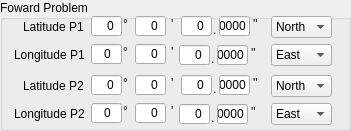
     <widget class="QGroupBox" name="groupBox_5">
      <property name="geometry">
       <rect>
        <x>33</x>
        <y>127</y>
        <width>351</width>
        <height>131</height>
       </rect>
      </property>
      <property name="title">
       <string>Foward Problem</string>
      </property>
      <widget class="QLineEdit" name="inv_lat1_sec_2">
       <property name="geometry">
        <rect>
         <x>219</x>
         <y>16</y>
         <width>31</width>
         <height>20</height>
        </rect>
       </property>
       <property name="mouseTracking">
        <bool>false</bool>
       </property>
       <property name="whatsThis">
        <string/>
       </property>
       <property name="accessibleDescription">
        <string/>
       </property>
       <property name="layoutDirection">
        <enum>Qt::RightToLeft</enum>
       </property>
       <property name="inputMask">
        <string>0009; </string>
       </property>
       <property name="text">
        <string>0000</string>
       </property>
       <property name="maxLength">
        <number>4</number>
       </property>
       <property name="echoMode">
        <enum>QLineEdit::Normal</enum>
       </property>
       <property name="cursorPosition">
        <number>4</number>
       </property>
       <property name="alignment">
        <set>Qt::AlignRight|Qt::AlignTrailing|Qt::AlignVCenter</set>
       </property>
      </widget>
      <widget class="QLabel" name="label_23">
       <property name="geometry">
        <rect>
         <x>123</x>
         <y>16</y>
         <width>16</width>
         <height>16</height>
        </rect>
       </property>
       <property name="text">
        <string>°</string>
       </property>
      </widget>
      <widget class="QLineEdit" name="inv_long1_sec">
       <property name="geometry">
        <rect>
         <x>179</x>
         <y>45</y>
         <width>31</width>
         <height>20</height>
        </rect>
       </property>
       <property name="inputMask">
        <string>09; </string>
       </property>
       <property name="text">
        <string>0</string>
       </property>
       <property name="maxLength">
        <number>2</number>
       </property>
       <property name="alignment">
        <set>Qt::AlignRight|Qt::AlignTrailing|Qt::AlignVCenter</set>
       </property>
      </widget>
      <widget class="QLineEdit" name="inv_lat1_sec">
       <property name="geometry">
        <rect>
         <x>181</x>
         <y>16</y>
         <width>31</width>
         <height>20</height>
        </rect>
       </property>
       <property name="inputMask">
        <string>09; </string>
       </property>
       <property name="text">
        <string>0</string>
       </property>
       <property name="maxLength">
        <number>2</number>
       </property>
       <property name="alignment">
        <set>Qt::AlignRight|Qt::AlignTrailing|Qt::AlignVCenter</set>
       </property>
      </widget>
      <widget class="QComboBox" name="comboBox_inv_lat1">
       <property name="geometry">
        <rect>
         <x>271</x>
         <y>16</y>
         <width>61</width>
         <height>22</height>
        </rect>
       </property>
       <item>
        <property name="text">
         <string>North</string>
        </property>
       </item>
       <item>
        <property name="text">
         <string>South</string>
        </property>
       </item>
      </widget>
      <widget class="QLineEdit" name="inv_long1_sec_2">
       <property name="geometry">
        <rect>
         <x>217</x>
         <y>45</y>
         <width>31</width>
         <height>20</height>
        </rect>
       </property>
       <property name="mouseTracking">
        <bool>false</bool>
       </property>
       <property name="whatsThis">
        <string/>
       </property>
       <property name="accessibleDescription">
        <string/>
       </property>
       <property name="layoutDirection">
        <enum>Qt::RightToLeft</enum>
       </property>
       <property name="inputMask">
        <string>0009; </string>
       </property>
       <property name="text">
        <string>0000</string>
       </property>
       <property name="maxLength">
        <number>4</number>
       </property>
       <property name="echoMode">
        <enum>QLineEdit::Normal</enum>
       </property>
       <property name="cursorPosition">
        <number>4</number>
       </property>
       <property name="alignment">
        <set>Qt::AlignRight|Qt::AlignTrailing|Qt::AlignVCenter</set>
       </property>
      </widget>
      <widget class="QComboBox" name="comboBox_inv_long1">
       <property name="geometry">
        <rect>
         <x>271</x>
         <y>44</y>
         <width>61</width>
         <height>22</height>
        </rect>
       </property>
       <item>
        <property name="text">
         <string>East</string>
        </property>
       </item>
       <item>
        <property name="text">
         <string>West</string>
        </property>
       </item>
      </widget>
      <widget class="QLineEdit" name="inv_lat1_deg">
       <property name="geometry">
        <rect>
         <x>91</x>
         <y>16</y>
         <width>31</width>
         <height>20</height>
        </rect>
       </property>
       <property name="cursor">
        <cursorShape>IBeamCursor</cursorShape>
       </property>
       <property name="inputMask">
        <string>09; </string>
       </property>
       <property name="text">
        <string>0</string>
       </property>
       <property name="maxLength">
        <number>2</number>
       </property>
       <property name="cursorPosition">
        <number>2</number>
       </property>
       <property name="alignment">
        <set>Qt::AlignRight|Qt::AlignTrailing|Qt::AlignVCenter</set>
       </property>
      </widget>
      <widget class="QLabel" name="label_48">
       <property name="geometry">
        <rect>
         <x>211</x>
         <y>51</y>
         <width>16</width>
         <height>16</height>
        </rect>
       </property>
       <property name="text">
        <string>.</string>
       </property>
      </widget>
      <widget class="QLabel" name="label_25">
       <property name="geometry">
        <rect>
         <x>171</x>
         <y>16</y>
         <width>16</width>
         <height>16</height>
        </rect>
       </property>
       <property name="text">
        <string>'</string>
       </property>
      </widget>
      <widget class="QLabel" name="label_26">
       <property name="geometry">
        <rect>
         <x>253</x>
         <y>16</y>
         <width>16</width>
         <height>16</height>
        </rect>
       </property>
       <property name="text">
        <string>''</string>
       </property>
      </widget>
      <widget class="QLabel" name="label_27">
       <property name="geometry">
        <rect>
         <x>123</x>
         <y>44</y>
         <width>16</width>
         <height>16</height>
        </rect>
       </property>
       <property name="text">
        <string>°</string>
       </property>
      </widget>
      <widget class="QLabel" name="label_31">
       <property name="geometry">
        <rect>
         <x>14</x>
         <y>47</y>
         <width>71</width>
         <height>16</height>
        </rect>
       </property>
       <property name="text">
        <string>Longitude P1:</string>
       </property>
      </widget>
      <widget class="QLabel" name="label_49">
       <property name="geometry">
        <rect>
         <x>213</x>
         <y>22</y>
         <width>16</width>
         <height>16</height>
        </rect>
       </property>
       <property name="text">
        <string>.</string>
       </property>
      </widget>
      <widget class="QLineEdit" name="inv_lat1_min">
       <property name="geometry">
        <rect>
         <x>135</x>
         <y>16</y>
         <width>31</width>
         <height>20</height>
        </rect>
       </property>
       <property name="inputMask">
        <string>09; </string>
       </property>
       <property name="text">
        <string>0</string>
       </property>
       <property name="maxLength">
        <number>2</number>
       </property>
       <property name="alignment">
        <set>Qt::AlignRight|Qt::AlignTrailing|Qt::AlignVCenter</set>
       </property>
      </widget>
      <widget class="QLabel" name="label_32">
       <property name="geometry">
        <rect>
         <x>171</x>
         <y>44</y>
         <width>16</width>
         <height>16</height>
        </rect>
       </property>
       <property name="text">
        <string>'</string>
       </property>
      </widget>
      <widget class="QLineEdit" name="inv_long1_min">
       <property name="geometry">
        <rect>
         <x>135</x>
         <y>44</y>
         <width>31</width>
         <height>20</height>
        </rect>
       </property>
       <property name="inputMask">
        <string>09; </string>
       </property>
       <property name="text">
        <string>0</string>
       </property>
       <property name="maxLength">
        <number>2</number>
       </property>
       <property name="alignment">
        <set>Qt::AlignRight|Qt::AlignTrailing|Qt::AlignVCenter</set>
       </property>
      </widget>
      <widget class="QLabel" name="label_33">
       <property name="geometry">
        <rect>
         <x>23</x>
         <y>19</y>
         <width>61</width>
         <height>16</height>
        </rect>
       </property>
       <property name="text">
        <string>Latitude P1:</string>
       </property>
      </widget>
      <widget class="QLabel" name="label_34">
       <property name="geometry">
        <rect>
         <x>251</x>
         <y>45</y>
         <width>16</width>
         <height>16</height>
        </rect>
       </property>
       <property name="text">
        <string>''</string>
       </property>
      </widget>
      <widget class="QLineEdit" name="inv_long1_deg">
       <property name="geometry">
        <rect>
         <x>91</x>
         <y>44</y>
         <width>31</width>
         <height>20</height>
        </rect>
       </property>
       <property name="inputMask">
        <string>009; </string>
       </property>
       <property name="text">
        <string>0</string>
       </property>
       <property name="maxLength">
        <number>3</number>
       </property>
       <property name="alignment">
        <set>Qt::AlignRight|Qt::AlignTrailing|Qt::AlignVCenter</set>
       </property>
      </widget>
      <widget class="QLabel" name="label_50">
       <property name="geometry">
        <rect>
         <x>211</x>
         <y>110</y>
         <width>16</width>
         <height>16</height>
        </rect>
       </property>
       <property name="text">
        <string>.</string>
       </property>
      </widget>
      <widget class="QComboBox" name="comboBox_inv_long2">
       <property name="geometry">
        <rect>
         <x>271</x>
         <y>103</y>
         <width>61</width>
         <height>22</height>
        </rect>
       </property>
       <item>
        <property name="text">
         <string>East</string>
        </property>
       </item>
       <item>
        <property name="text">
         <string>West</string>
        </property>
       </item>
      </widget>
      <widget class="QLineEdit" name="inv_long2_min">
       <property name="geometry">
        <rect>
         <x>135</x>
         <y>103</y>
         <width>31</width>
         <height>20</height>
        </rect>
       </property>
       <property name="inputMask">
        <string>09; </string>
       </property>
       <property name="text">
        <string>0</string>
       </property>
       <property name="maxLength">
        <number>2</number>
       </property>
       <property name="alignment">
        <set>Qt::AlignRight|Qt::AlignTrailing|Qt::AlignVCenter</set>
       </property>
      </widget>
      <widget class="QLabel" name="label_24">
       <property name="geometry">
        <rect>
         <x>123</x>
         <y>75</y>
         <width>16</width>
         <height>16</height>
        </rect>
       </property>
       <property name="text">
        <string>°</string>
       </property>
      </widget>
      <widget class="QComboBox" name="comboBox_inv_lat2">
       <property name="geometry">
        <rect>
         <x>271</x>
         <y>75</y>
         <width>61</width>
         <height>22</height>
        </rect>
       </property>
       <item>
        <property name="text">
         <string>North</string>
        </property>
       </item>
       <item>
        <property name="text">
         <string>South</string>
        </property>
       </item>
      </widget>
      <widget class="QLabel" name="label_35">
       <property name="geometry">
        <rect>
         <x>251</x>
         <y>104</y>
         <width>16</width>
         <height>16</height>
        </rect>
       </property>
       <property name="text">
        <string>''</string>
       </property>
      </widget>
      <widget class="QLineEdit" name="inv_long2_sec">
       <property name="geometry">
        <rect>
         <x>179</x>
         <y>104</y>
         <width>31</width>
         <height>20</height>
        </rect>
       </property>
       <property name="inputMask">
        <string>09; </string>
       </property>
       <property name="text">
        <string>0</string>
       </property>
       <property name="maxLength">
        <number>2</number>
       </property>
       <property name="alignment">
        <set>Qt::AlignRight|Qt::AlignTrailing|Qt::AlignVCenter</set>
       </property>
      </widget>
      <widget class="QLabel" name="label_28">
       <property name="geometry">
        <rect>
         <x>253</x>
         <y>75</y>
         <width>16</width>
         <height>16</height>
        </rect>
       </property>
       <property name="text">
        <string>''</string>
       </property>
      </widget>
      <widget class="QLineEdit" name="inv_lat2_min">
       <property name="geometry">
        <rect>
         <x>135</x>
         <y>75</y>
         <width>31</width>
         <height>20</height>
        </rect>
       </property>
       <property name="inputMask">
        <string>09; </string>
       </property>
       <property name="text">
        <string>0</string>
       </property>
       <property name="maxLength">
        <number>2</number>
       </property>
       <property name="alignment">
        <set>Qt::AlignRight|Qt::AlignTrailing|Qt::AlignVCenter</set>
       </property>
      </widget>
      <widget class="QLabel" name="label_36">
       <property name="geometry">
        <rect>
         <x>23</x>
         <y>78</y>
         <width>61</width>
         <height>16</height>
        </rect>
       </property>
       <property name="text">
        <string>Latitude P2:</string>
       </property>
      </widget>
      <widget class="QLineEdit" name="inv_lat2_deg">
       <property name="geometry">
        <rect>
         <x>91</x>
         <y>75</y>
         <width>31</width>
         <height>20</height>
        </rect>
       </property>
       <property name="cursor">
        <cursorShape>IBeamCursor</cursorShape>
       </property>
       <property name="inputMask">
        <string>09; </string>
       </property>
       <property name="text">
        <string>0</string>
       </property>
       <property name="maxLength">
        <number>2</number>
       </property>
       <property name="cursorPosition">
        <number>2</number>
       </property>
       <property name="alignment">
        <set>Qt::AlignRight|Qt::AlignTrailing|Qt::AlignVCenter</set>
       </property>
      </widget>
      <widget class="QLineEdit" name="inv_long2_sec_2">
       <property name="geometry">
        <rect>
         <x>217</x>
         <y>104</y>
         <width>31</width>
         <height>20</height>
        </rect>
       </property>
       <property name="mouseTracking">
        <bool>false</bool>
       </property>
       <property name="whatsThis">
        <string/>
       </property>
       <property name="accessibleDescription">
        <string/>
       </property>
       <property name="layoutDirection">
        <enum>Qt::RightToLeft</enum>
       </property>
       <property name="inputMask">
        <string>0009; </string>
       </property>
       <property name="text">
        <string>0000</string>
       </property>
       <property name="maxLength">
        <number>4</number>
       </property>
       <property name="echoMode">
        <enum>QLineEdit::Normal</enum>
       </property>
       <property name="cursorPosition">
        <number>4</number>
       </property>
       <property name="alignment">
        <set>Qt::AlignRight|Qt::AlignTrailing|Qt::AlignVCenter</set>
       </property>
      </widget>
      <widget class="QLineEdit" name="inv_long2_deg">
       <property name="geometry">
        <rect>
         <x>91</x>
         <y>103</y>
         <width>31</width>
         <height>20</height>
        </rect>
       </property>
       <property name="inputMask">
        <string>009; </string>
       </property>
       <property name="text">
        <string>0</string>
       </property>
       <property name="maxLength">
        <number>3</number>
       </property>
       <property name="alignment">
        <set>Qt::AlignRight|Qt::AlignTrailing|Qt::AlignVCenter</set>
       </property>
      </widget>
      <widget class="QLabel" name="label_47">
       <property name="geometry">
        <rect>
         <x>14</x>
         <y>106</y>
         <width>71</width>
         <height>16</height>
        </rect>
       </property>
       <property name="text">
        <string>Longitude P2:</string>
       </property>
      </widget>
      <widget class="QLineEdit" name="inv_lat2_sec">
       <property name="geometry">
        <rect>
         <x>181</x>
         <y>75</y>
         <width>31</width>
         <height>20</height>
        </rect>
       </property>
       <property name="inputMask">
        <string>09; </string>
       </property>
       <property name="text">
        <string>0</string>
       </property>
       <property name="maxLength">
        <number>2</number>
       </property>
       <property name="alignment">
        <set>Qt::AlignRight|Qt::AlignTrailing|Qt::AlignVCenter</set>
       </property>
      </widget>
      <widget class="QLabel" name="label_60">
       <property name="geometry">
        <rect>
         <x>171</x>
         <y>103</y>
         <width>16</width>
         <height>16</height>
        </rect>
       </property>
       <property name="text">
        <string>'</string>
       </property>
      </widget>
      <widget class="QLabel" name="label_29">
       <property name="geometry">
        <rect>
         <x>123</x>
         <y>103</y>
         <width>16</width>
         <height>16</height>
        </rect>
       </property>
       <property name="text">
        <string>°</string>
       </property>
      </widget>
      <widget class="QLabel" name="label_30">
       <property name="geometry">
        <rect>
         <x>171</x>
         <y>75</y>
         <width>16</width>
         <height>16</height>
        </rect>
       </property>
       <property name="text">
        <string>'</string>
       </property>
      </widget>
      <widget class="QLineEdit" name="inv_lat2_sec_2">
       <property name="geometry">
        <rect>
         <x>219</x>
         <y>75</y>
         <width>31</width>
         <height>20</height>
        </rect>
       </property>
       <property name="mouseTracking">
        <bool>false</bool>
       </property>
       <property name="whatsThis">
        <string/>
       </property>
       <property name="accessibleDescription">
        <string/>
       </property>
       <property name="layoutDirection">
        <enum>Qt::RightToLeft</enum>
       </property>
       <property name="inputMask">
        <string>0009; </string>
       </property>
       <property name="text">
        <string>0000</string>
       </property>
       <property name="maxLength">
        <number>4</number>
       </property>
       <property name="echoMode">
        <enum>QLineEdit::Normal</enum>
       </property>
       <property name="cursorPosition">
        <number>4</number>
       </property>
       <property name="alignment">
        <set>Qt::AlignRight|Qt::AlignTrailing|Qt::AlignVCenter</set>
       </property>
      </widget>
      <widget class="QLabel" name="label_61">
       <property name="geometry">
        <rect>
         <x>213</x>
         <y>81</y>
         <width>16</width>
         <height>16</height>
        </rect>
       </property>
       <property name="text">
        <string>.</string>
       </property>
      </widget>
     </widget>
